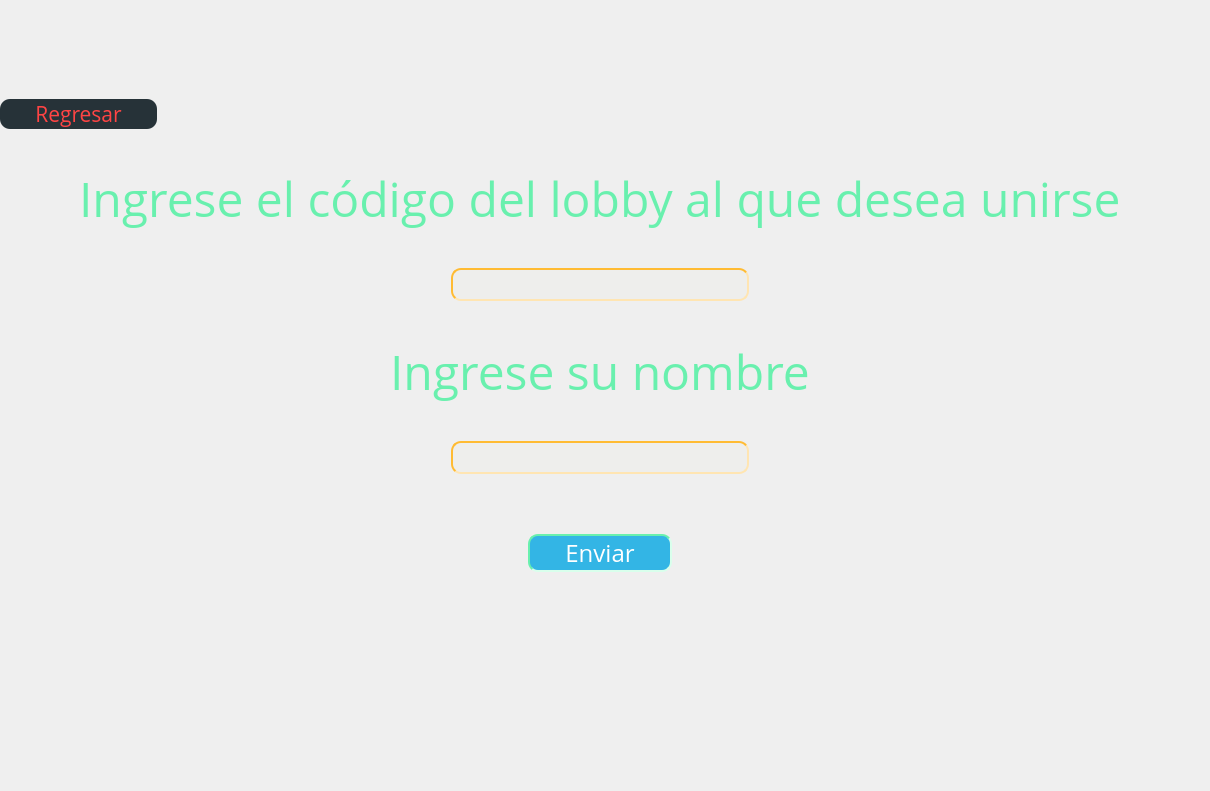
    <widget class="QWidget" name="JoinMenu">
     <property name="styleSheet">
      <string notr="true">#JoinMenu{
background-color: rgb(38, 50, 56);
border-color: rgb(255, 136, 0);
border-width: 3px;
border-style: solid;
}</string>
     </property>
     <widget class="QWidget" name="verticalLayoutWidget">
      <property name="geometry">
       <rect>
        <x>0</x>
        <y>-1</y>
        <width>1201</width>
        <height>782</height>
       </rect>
      </property>
      <layout class="QVBoxLayout" name="verticalLayout">
       <property name="spacing">
        <number>30</number>
       </property>
       <property name="topMargin">
        <number>100</number>
       </property>
       <property name="bottomMargin">
        <number>100</number>
       </property>
       <item alignment="Qt::AlignLeft">
        <widget class="QPushButton" name="pushButton_8">
         <property name="font">
          <font>
           <family>Open Sans</family>
           <pointsize>16</pointsize>
          </font>
         </property>
         <property name="styleSheet">
          <string notr="true">background-color: rgb(38, 50, 56);
border-color: rgb(38, 50, 56);
color: rgb(255, 68, 68);
border-radius: 10px;
border-width : 0px;
border-style:inset;
  padding-top: 0px;
  padding-right: 35px;
  padding-bottom: 0px;
  padding-left: 35px;</string>
         </property>
         <property name="text">
          <string>Regresar</string>
         </property>
        </widget>
       </item>
       <item alignment="Qt::AlignHCenter">
        <widget class="QLabel" name="label_13">
         <property name="font">
          <font>
           <family>Open Sans</family>
           <pointsize>36</pointsize>
          </font>
         </property>
         <property name="styleSheet">
          <string notr="true">color: rgb(105, 240, 174);
</string>
         </property>
         <property name="text">
          <string>Ingrese el código del lobby al que desea unirse</string>
         </property>
        </widget>
       </item>
       <item alignment="Qt::AlignHCenter">
        <widget class="QLineEdit" name="lineEdit">
         <property name="font">
          <font>
           <family>Open Sans</family>
           <pointsize>14</pointsize>
          </font>
         </property>
         <property name="styleSheet">
          <string notr="true">padding-top: 0px;
background-color: rgb(238, 238, 236);
padding-right: 60px;
padding-bottom: 0px;
padding-left: 60px;
border-radius: 10px;
border-width : 1.5px;
border-style:inset;
border-color: rgb(255, 187, 51);</string>
         </property>
        </widget>
       </item>
       <item alignment="Qt::AlignHCenter">
        <widget class="QLabel" name="label">
         <property name="font">
          <font>
           <family>Open Sans</family>
           <pointsize>36</pointsize>
          </font>
         </property>
         <property name="styleSheet">
          <string notr="true">color: rgb(105, 240, 174);
</string>
         </property>
         <property name="text">
          <string>Ingrese su nombre</string>
         </property>
        </widget>
       </item>
       <item alignment="Qt::AlignHCenter">
        <widget class="QLineEdit" name="lineEdit_4">
         <property name="font">
          <font>
           <family>Open Sans</family>
           <pointsize>14</pointsize>
          </font>
         </property>
         <property name="styleSheet">
          <string notr="true">padding-top: 0px;
background-color: rgb(238, 238, 236);
padding-right: 60px;
padding-bottom: 0px;
padding-left: 60px;
border-radius: 10px;
border-width : 1.5px;
border-style:inset;
border-color: rgb(255, 187, 51);</string>
         </property>
        </widget>
       </item>
       <item alignment="Qt::AlignHCenter">
        <widget class="QPushButton" name="pushButton">
         <property name="font">
          <font>
           <family>Open Sans</family>
           <pointsize>18</pointsize>
          </font>
         </property>
         <property name="styleSheet">
          <string notr="true">background-color: rgb(51, 181, 229);
color: rgb(255, 255, 255);
border-radius: 10px;
border-width : 1.5px;
border-style:inset;
border-color: rgb(105, 240, 174);
 margin-top: 30px;
  padding-top: 0px;
  padding-right: 35px;
  padding-bottom: 0px;
  padding-left: 35px;</string>
         </property>
         <property name="text">
          <string>Enviar</string>
         </property>
        </widget>
       </item>
       <item alignment="Qt::AlignHCenter">
        <widget class="QLabel" name="label_3">
         <property name="font">
          <font>
           <family>Open Sans</family>
           <pointsize>20</pointsize>
          </font>
         </property>
         <property name="styleSheet">
          <string notr="true">color: rgb(255, 68, 68);</string>
         </property>
         <property name="text">
          <string/>
         </property>
        </widget>
       </item>
      </layout>
     </widget>
    </widget>
